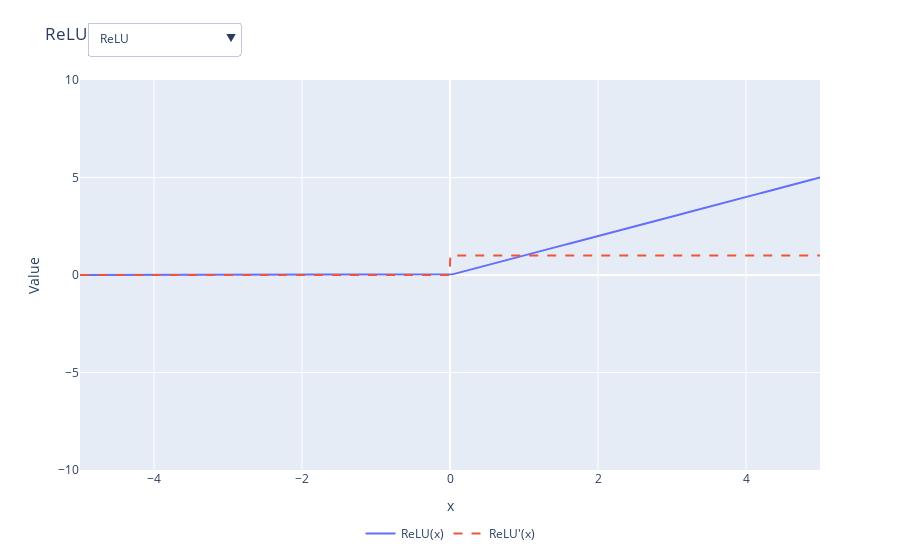

The code cell stored with this chart in its notebook:
### Code cell
import numpy as np
import plotly.graph_objects as go

# Domain
x = np.linspace(-5, 5, 1000)

# Helper
def heaviside(x):
    h = np.zeros_like(x)
    h[x > 0] = 1.0
    return h

# Build data for each activation
alpha_leaky = 0.01
alpha_elu = 0.3

acts = {}

# ReLU
acts["ReLU"] = (
    np.maximum(0, x),
    heaviside(x),
    "ReLU(x)",
    "ReLU'(x)"
)

# Tanh
tanh = np.tanh(x)
acts["Tanh"] = (tanh, 1 - tanh**2, "tanh(x)", "tanh'(x)=1-tanh(x)^2")

# Softmax (2-class component = sigmoid)
sig = 1/(1+np.exp(-x))
acts["Softmax"] = (sig, sig*(1-sig), "σ1(x)", "dσ1/dx = σ1(1-σ1)")

# Sigmoid
acts["Sigmoid"] = (sig, sig*(1-sig), "σ(x)=1/(1+e^{-x})", "σ'(x)=σ(1-σ)")

# Leaky ReLU
lrelu = np.where(x > 0, x, alpha_leaky*x)
dlrelu = np.where(x > 0, 1.0, alpha_leaky)
acts[f"Leaky ReLU (α={alpha_leaky})"] = (lrelu, dlrelu, "LeakyReLU(x)", "derivative")

# ELU
elu = np.where(x > 0, x, alpha_elu*(np.expm1(x)))
delu = np.where(x > 0, 1.0, alpha_elu*np.exp(x))
acts[f"ELU (α={alpha_elu})"] = (elu, delu, "ELU(x)", "derivative")

# Sinc
sinc = np.ones_like(x)
nz = x != 0
sinc[nz] = np.sin(x[nz])/x[nz]
dsinc = np.zeros_like(x)
dsinc[nz] = (x[nz]*np.cos(x[nz]) - np.sin(x[nz]))/(x[nz]**2)
acts["Sinc"] = (sinc, dsinc, "sinc(x)=sin(x)/x", "sinc'(x)")

# Create a single figure with all traces, controlled by a dropdown
fig = go.Figure()

# Add all traces (2 per activation) but set all invisible except the first
names = list(acts.keys())
for i, name in enumerate(names):
    y, dy, y_lbl, dy_lbl = acts[name]
    visible = (i == 0)
    fig.add_trace(go.Scatter(x=x, y=y, mode="lines", name=y_lbl, visible=visible))
    fig.add_trace(go.Scatter(x=x, y=dy, mode="lines", name=dy_lbl, visible=visible, line=dict(dash="dash")))

# Build buttons to toggle visibility
buttons = []
for i, name in enumerate(names):
    vis = [False]* (2*len(names))
    vis[2*i] = True
    vis[2*i+1] = True
    buttons.append(dict(
        label=name,
        method="update",
        args=[{"visible": vis},
              {"title": f"{name} and derivative",
               "xaxis": {"range": [-5,5]},
               "yaxis": {"range": [-10,10]}}]
    ))

fig.update_layout(
    title=f"{names[0]} and derivative",
    xaxis_title="x",
    yaxis_title="Value",
    xaxis=dict(range=[-5,5]),
    yaxis=dict(range=[-10,10]),
    updatemenus=[dict(
        type="dropdown",
        direction="down",
        buttons=buttons,
        x=0.01, y=1.15, xanchor="left", yanchor="top",
        showactive=True
    )],
    legend=dict(orientation="h", yanchor="bottom", y=-0.2, xanchor="center", x=0.5),
    margin=dict(t=80)
)

fig.show()

### Figure 1 — Plotly figure (JSON) as saved in the notebook; plotly's stock layout.template omitted (floating-point values rounded to 4 significant figures; data arrays with more than 128 entries replaced by an {"elided": "..."} marker saying what was removed)
{"data": [{"mode": "lines", "name": "ReLU(x)", "type": "scatter", "visible": true, "x": {"elided": "1000 float values"}, "y": {"elided": "1000 float values"}}, {"line": {"dash": "dash"}, "mode": "lines", "name": "ReLU'(x)", "type": "scatter", "visible": true, "x": {"elided": "1000 float values"}, "y": {"elided": "1000 int values"}}, {"mode": "lines", "name": "tanh(x)", "type": "scatter", "visible": false, "x": {"elided": "1000 float values"}, "y": {"elided": "1000 float values"}}, {"line": {"dash": "dash"}, "mode": "lines", "name": "tanh'(x)=1-tanh(x)^2", "type": "scatter", "visible": false, "x": {"elided": "1000 float values"}, "y": {"elided": "1000 float values"}}, {"mode": "lines", "name": "σ1(x)", "type": "scatter", "visible": false, "x": {"elided": "1000 float values"}, "y": {"elided": "1000 float values"}}, {"line": {"dash": "dash"}, "mode": "lines", "name": "dσ1/dx = σ1(1-σ1)", "type": "scatter", "visible": false, "x": {"elided": "1000 float values"}, "y": {"elided": "1000 float values"}}, {"mode": "lines", "name": "σ(x)=1/(1+e^{-x})", "type": "scatter", "visible": false, "x": {"elided": "1000 float values"}, "y": {"elided": "1000 float values"}}, {"line": {"dash": "dash"}, "mode": "lines", "name": "σ'(x)=σ(1-σ)", "type": "scatter", "visible": false, "x": {"elided": "1000 float values"}, "y": {"elided": "1000 float values"}}, {"mode": "lines", "name": "LeakyReLU(x)", "type": "scatter", "visible": false, "x": {"elided": "1000 float values"}, "y": {"elided": "1000 float values"}}, {"line": {"dash": "dash"}, "mode": "lines", "name": "derivative", "type": "scatter", "visible": false, "x": {"elided": "1000 float values"}, "y": {"elided": "1000 float values"}}, {"mode": "lines", "name": "ELU(x)", "type": "scatter", "visible": false, "x": {"elided": "1000 float values"}, "y": {"elided": "1000 float values"}}, {"line": {"dash": "dash"}, "mode": "lines", "name": "derivative", "type": "scatter", "visible": false, "x": {"elided": "1000 float values"}, "y": {"elided": "1000 float values"}}, {"mode": "lines", "name": "sinc(x)=sin(x)/x", "type": "scatter", "visible": false, "x": {"elided": "1000 float values"}, "y": {"elided": "1000 float values"}}, {"line": {"dash": "dash"}, "mode": "lines", "name": "sinc'(x)", "type": "scatter", "visible": false, "x": {"elided": "1000 float values"}, "y": {"elided": "1000 float values"}}], "layout": {"legend": {"orientation": "h", "x": 0.5, "xanchor": "center", "y": -0.2, "yanchor": "bottom"}, "margin": {"t": 80}, "title": {"text": "ReLU and derivative"}, "updatemenus": [{"buttons": [{"args": [{"visible": [true, true, false, false, false, false, false, false, false, false, false, false, false, false]}, {"title": "ReLU and derivative", "xaxis": {"range": [-5, 5]}, "yaxis": {"range": [-10, 10]}}], "label": "ReLU", "method": "update"}, {"args": [{"visible": [false, false, true, true, false, false, false, false, false, false, false, false, false, false]}, {"title": "Tanh and derivative", "xaxis": {"range": [-5, 5]}, "yaxis": {"range": [-10, 10]}}], "label": "Tanh", "method": "update"}, {"args": [{"visible": [false, false, false, false, true, true, false, false, false, false, false, false, false, false]}, {"title": "Softmax and derivative", "xaxis": {"range": [-5, 5]}, "yaxis": {"range": [-10, 10]}}], "label": "Softmax", "method": "update"}, {"args": [{"visible": [false, false, false, false, false, false, true, true, false, false, false, false, false, false]}, {"title": "Sigmoid and derivative", "xaxis": {"range": [-5, 5]}, "yaxis": {"range": [-10, 10]}}], "label": "Sigmoid", "method": "update"}, {"args": [{"visible": [false, false, false, false, false, false, false, false, true, true, false, false, false, false]}, {"title": "Leaky ReLU (α=0.01) and derivative", "xaxis": {"range": [-5, 5]}, "yaxis": {"range": [-10, 10]}}], "label": "Leaky ReLU (α=0.01)", "method": "update"}, {"args": [{"visible": [false, false, false, false, false, false, false, false, false, false, true, true, false, false]}, {"title": "ELU (α=0.3) and derivative", "xaxis": {"range": [-5, 5]}, "yaxis": {"range": [-10, 10]}}], "label": "ELU (α=0.3)", "method": "update"}, {"args": [{"visible": [false, false, false, false, false, false, false, false, false, false, false, false, true, true]}, {"title": "Sinc and derivative", "xaxis": {"range": [-5, 5]}, "yaxis": {"range": [-10, 10]}}], "label": "Sinc", "method": "update"}], "direction": "down", "showactive": true, "type": "dropdown", "x": 0.01, "xanchor": "left", "y": 1.15, "yanchor": "top"}], "xaxis": {"range": [-5, 5], "title": {"text": "x"}}, "yaxis": {"range": [-10, 10], "title": {"text": "Value"}}}}
